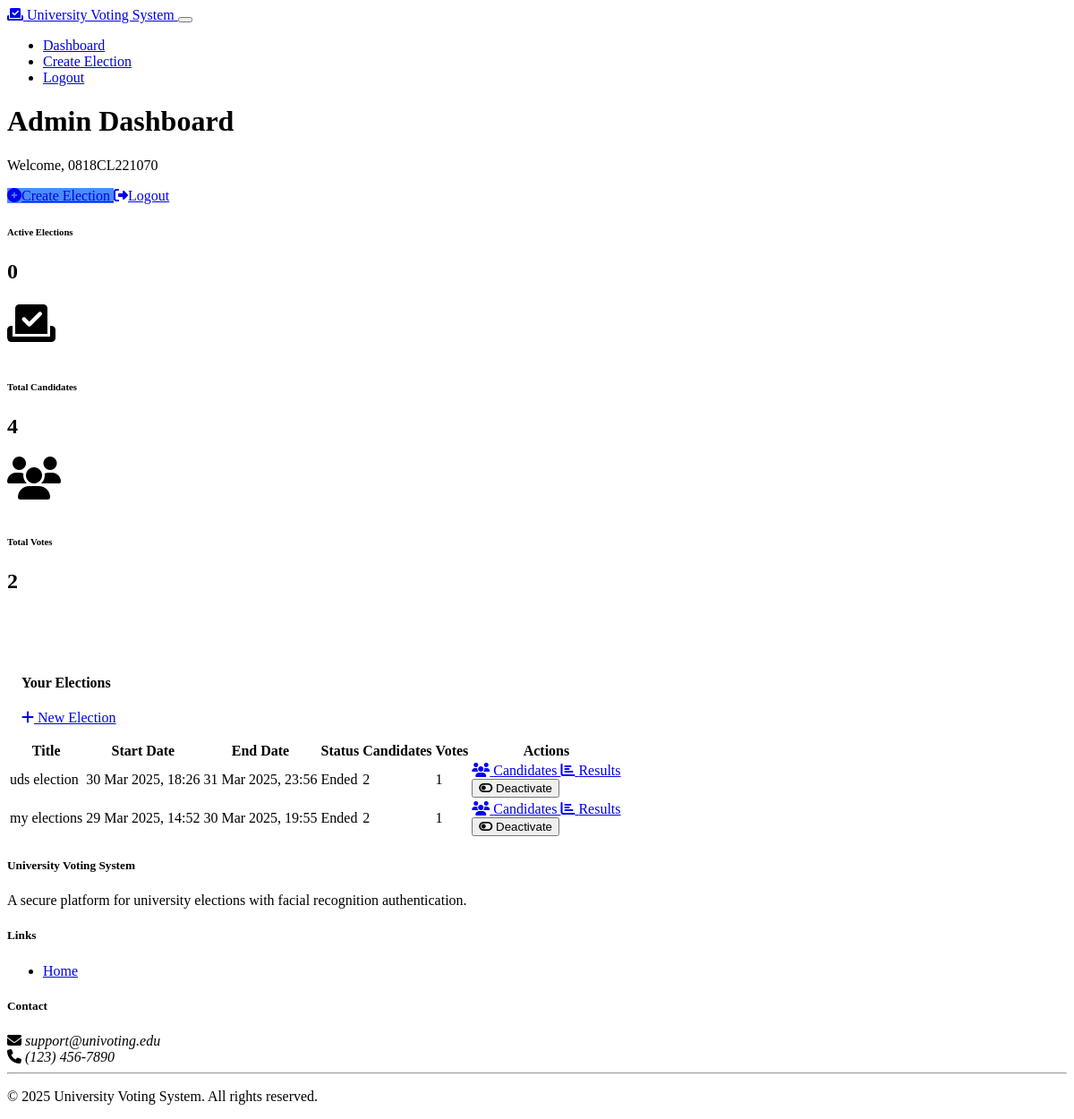
The app's page /admin/dashboard (signed in), older data.
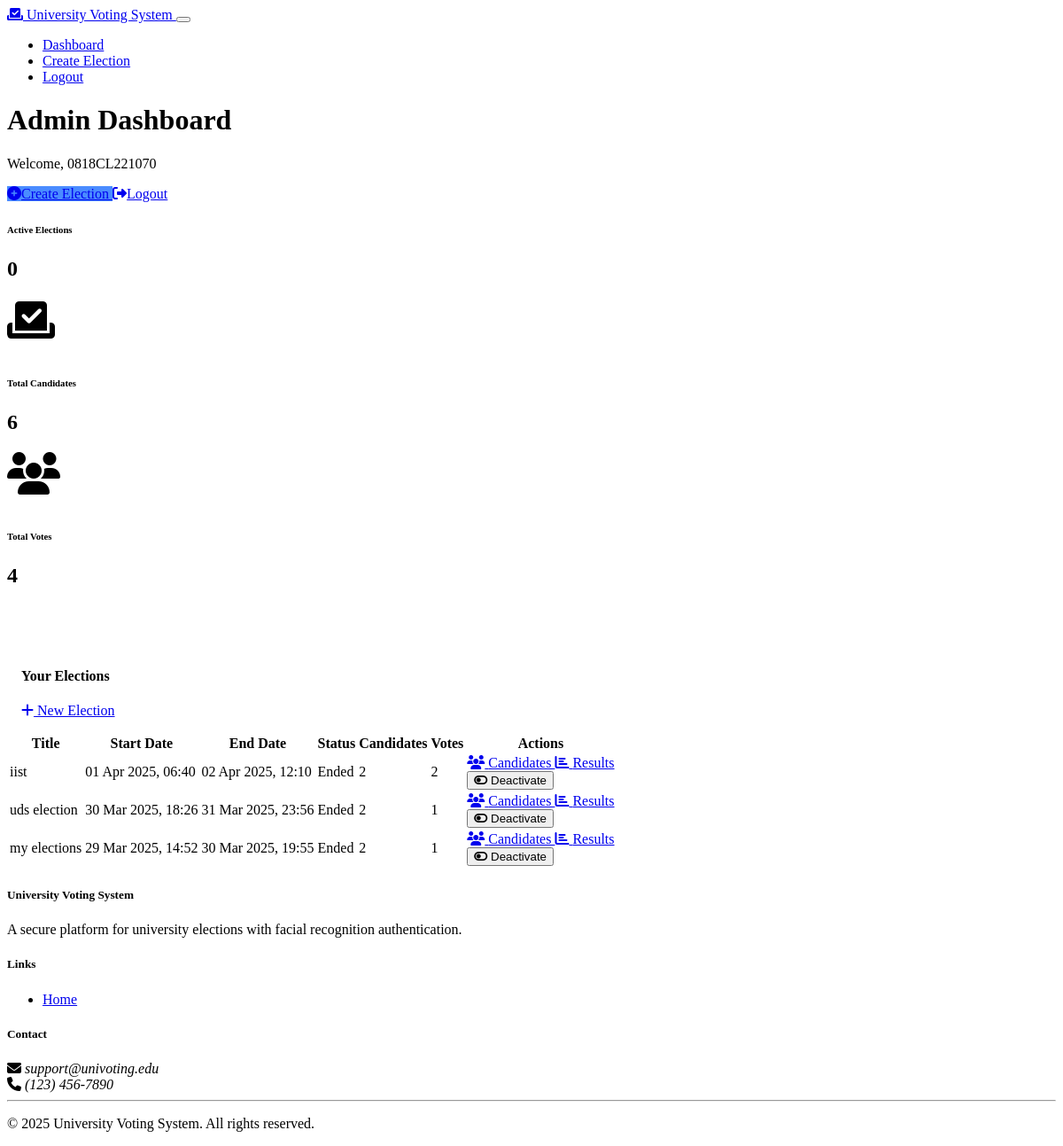
The same page, newer data.
### models.py (models this page shows, shortened)
class Election(db.Model):
    id = db.Column(db.Integer, primary_key=True)
    title = db.Column(db.String(100), nullable=False)
    description = db.Column(db.Text, nullable=True)
    start_date = db.Column(db.DateTime, nullable=False)
    end_date = db.Column(db.DateTime, nullable=False)
    is_active = db.Column(db.Boolean, default=False)
    created_by = db.Column(db.Integer, db.ForeignKey('user.id'), nullable=False)
    created_at = db.Column(db.DateTime, default=datetime.datetime.utcnow)
    candidates = db.relationship('Candidate', backref='election', lazy=True, cascade="all, delete-orphan")
    votes = db.relationship('Vote', backref='election', lazy=True, cascade="all, delete-orphan")
    admin = db.relationship('User', backref='created_elections')

### routes.py (the view)
@app.route('/admin/dashboard')
def admin_dashboard():
    if not is_logged_in():
        flash('Please login to access this page', 'warning')
        return redirect(url_for('admin_login'))
    user_id = session.get('user_id')
    user = User.query.get(user_id)
    if not user.is_admin():
        flash('You do not have permission to access this page', 'danger')
        return redirect(url_for('voter_dashboard'))
    now = datetime.datetime.utcnow()
    elections = Election.query.filter_by(created_by=user_id).order_by(Election.created_at.desc()).all()
    active_count = sum(1 for e in elections if e.is_active and e.end_date >= now)
    total_candidates = Candidate.query.join(Election).filter(Election.created_by == user_id).count()
    total_votes = Vote.query.join(Election).filter(Election.created_by == user_id).count()
    return render_template('admin_dashboard.html',
                          user=user,
                          elections=elections,
                          active_count=active_count,
                          total_candidates=total_candidates,
                          total_votes=total_votes,
                          now=now)

### models.py (called while the page is built)
    def is_admin(self):
        return self.role == 'admin'

### routes.py (called while the page is built)
def is_logged_in():
    return 'user_id' in session

### templates/admin_dashboard.html (shortened to what the changed rows need)
{% extends 'base.html' %}
{% block content %}
<div class="container py-4">
    <div class="row mb-4">
        <div class="col-md-8">
            <h1 class="mb-0">Admin Dashboard</h1>
        </div>
    </div>
    <div class="row mb-4">
        <div class="col-md-4">
            <div class="card bg-primary text-white h-100">
                <div class="card-body">
                    <div class="d-flex justify-content-between align-items-center">
                        <div>
                            <h2 class="mb-0">{{ active_count }}</h2>
                        </div>
                    </div>
                </div>
            </div>
        </div>
        <div class="col-md-4">
            <div class="card bg-success text-white h-100">
                <div class="card-body">
                    <div class="d-flex justify-content-between align-items-center">
                        <div>
                            <h6 class="text-uppercase">Total Candidates</h6>
                            <h2 class="mb-0">{{ total_candidates }}</h2>
                        </div>
                    </div>
                </div>
            </div>
        </div>
        <div class="col-md-4">
            <div class="card bg-info text-white h-100">
                <div class="card-body">
                    <div class="d-flex justify-content-between align-items-center">
                        <div>
                            <h6 class="text-uppercase">Total Votes</h6>
                            <h2 class="mb-0">{{ total_votes }}</h2>
                        </div>
                    </div>
                </div>
            </div>
        </div>
    </div>
    <div class="card shadow">
        <div class="card-body">
            {% if elections %}
                <div class="table-responsive">
                    <table class="table table-hover">
                        <thead>
                            <tr>
                                <th>Title</th>
                                <th>Start Date</th>
                                <th>End Date</th>
                                <th>Status</th>
                                <th>Candidates</th>
                                <th>Votes</th>
                                <th>Actions</th>
                            </tr>
                        </thead>
                        <tbody>
                            {% for election in elections %}
                                <tr>
                                    <td>{{ election.title }}</td>
                                    <td>{{ election.start_date.strftime('%d %b %Y, %H:%M') }}</td>
                                    <td>{{ election.end_date.strftime('%d %b %Y, %H:%M') }}</td>
                                    <td>
                                        {% if election.is_active and election.start_date <= now and election.end_date >= now %}
                                            <span class="badge bg-success">Active</span>
                                        {% elif election.is_active and election.start_date > now %}
                                            <span class="badge bg-info">Upcoming</span>
                                        {% elif election.is_active and election.end_date < now %}
                                            <span class="badge bg-secondary">Ended</span>
                                        {% else %}
                                            <span class="badge bg-danger">Inactive</span>
                                        {% endif %}
                                    </td>
                                    <td>{{ election.candidates|length }}</td>
                                    <td>{{ election.votes|length }}</td>
                                    <td>
                                        <div class="btn-group">
                                            <a href="{{ url_for('manage_candidates', election_id=election.id) }}" class="btn btn-sm btn-outline-primary">
                                                <i class="fas fa-users me-1"></i> Candidates
                                            </a>
                                            <a href="{{ url_for('view_results', election_id=election.id) }}" class="btn btn-sm btn-outline-success">
                                                <i class="fas fa-chart-bar me-1"></i> Results
                                            </a>
                                            <form method="POST" action="{{ url_for('toggle_election', election_id=election.id) }}" class="d-inline">
                                                <button type="submit" class="btn btn-sm btn-outline-{{ 'danger' if election.is_active else 'success' }}">
                                                    <i class="fas fa-{{ 'toggle-off' if election.is_active else 'toggle-on' }} me-1"></i>
                                                    {{ 'Deactivate' if election.is_active else 'Activate' }}
                                                </button>
                                            </form>
                                        </div>
                                    </td>
                                </tr>
                            {% endfor %}
                        </tbody>
                    </table>
                </div>
            {% endif %}
        </div>
    </div>
</div>
{% endblock %}

Row changes from the older to the newer data that the page shows:
added Election: title "iist", start_date "01 Apr 2025, 06:40", end_date "02 Apr 2025, 12:10", shows "Ended", candidates|length "2", votes|length "2", is_active "Deactivate"
Text that changed along with them:
{{ total_candidates }}: "4" → "6"
{{ total_votes }}: "2" → "4"
